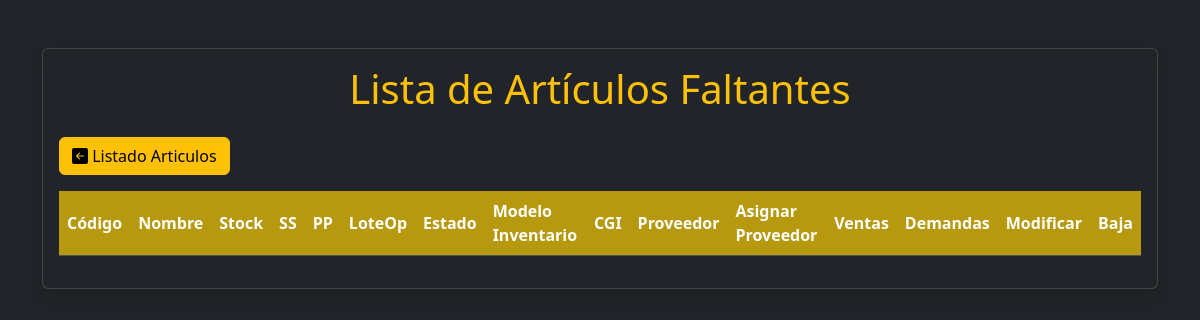
Before: /lista_articulos_faltantes/ with the older database file.
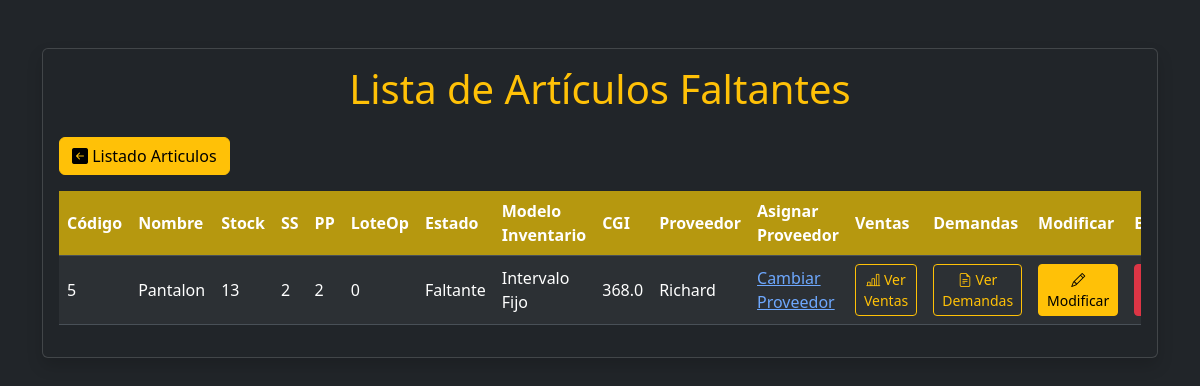
After: the same page with the newer database file.
### stock/models.py (models this page shows)
class Articulo(models.Model):
    codArticulo = models.AutoField(primary_key=True)
    fechaAltaArticulo = models.DateField(auto_now_add=True)
    fechaBajaArticulo = models.DateField(null=True, blank=True)
    nombreArticulo = models.CharField(max_length=30)
    stockArticulo = models.IntegerField()
    puntoPedido = models.IntegerField(default=0)
    stockSeguridad = models.IntegerField(default=0)
    loteOptimo = models.IntegerField(default=0)
    cgi = models.FloatField(default=0)
    cantidasIntervaloFijo = models.IntegerField(default=0)
    estado = models.ForeignKey(EstadoArticulo, on_delete=models.CASCADE, related_name='articulos')
    modeloInventario = models.ForeignKey(ModeloInventario, on_delete=models.CASCADE, related_name="articulos")
    proveedor = models.ForeignKey(Proveedor, on_delete=models.CASCADE, related_name='articulos', null=True)
    metodo = models.TextField(default="", null=True, blank=True)
    prediccion_predeterminada = models.ForeignKey('Prediccion_Demanda', on_delete=models.SET_NULL, related_name='articulos_predeterminados', null=True, blank=True)

class EstadoArticulo(models.Model):
    codEA = models.AutoField(primary_key=True)
    nombreEA = models.CharField(max_length=30,null=False)
    fechaHoraBajaEA = models.DateField(null=True, blank=True)

class ModeloInventario(models.Model):
    codMI = models.AutoField(primary_key=True)
    nombreMI = models.CharField(max_length=30,null=False)

class Proveedor(models.Model):
    codProveedor = models.AutoField(primary_key=True)
    fechaBajaProveedor = models.DateField(null=True, blank=True)
    nombreProveedor = models.CharField(null=False, blank=False, max_length=30)
    diasDeDemora = models.IntegerField(null=False, blank=False)
    precioXunidad = models.FloatField(null=False, blank=False)
    costo_pedido = models.FloatField(null=False, blank=False)

### stock/views.py (the view)
# urls.py: path('lista_articulos_faltantes/', ListaArticulosFaltantes.as_view(), name='lista_articulos_faltantes'),
class ListaArticulosFaltantes(ListView):
    model = Articulo
    template_name = 'listar_articulos_faltantes.html'
    context_object_name = 'articulos'
    def get_queryset(self):
        return Articulo.objects.filter(fechaBajaArticulo__isnull=True, estado__nombreEA='Faltante')

### stock/Templates/listar_articulos_faltantes.html (shortened to what the changed rows need)
<!DOCTYPE html>
<html lang="en" data-bs-theme="dark">
<head>
    <link href="https://cdn.jsdelivr.net/npm/bootstrap@5.3.3/dist/css/bootstrap.min.css" rel="stylesheet"
>
    <link rel="stylesheet" href="https://cdn.jsdelivr.net/npm/bootstrap-icons@1.11.3/font/bootstrap-icons.min.css">
</head>
<body>
    <div class="container mt-5">
        <div class="card shadow">
            <div class="card-body">
                <h1 class="card-title mb-4 text-center text-warning">Lista de Artículos Faltantes</h1>
                <div class="table-responsive">
                    <table class="table table-striped table-hover">
                        <thead>
                            <tr>
                                <th scope="col" style="background-color: rgba(221, 182, 9, 0.795);">Código</th>
                                <th scope="col" style="background-color: rgba(221, 182, 9, 0.795);">Nombre</th>
                                <th scope="col" style="background-color: rgba(221, 182, 9, 0.795);">Stock</th>
                                <th scope="col" style="background-color: rgba(221, 182, 9, 0.795);">SS</th>
                                <th scope="col" style="background-color: rgba(221, 182, 9, 0.795);">PP</th>
                                <th scope="col" style="background-color: rgba(221, 182, 9, 0.795);">LoteOp</th>
                                <th scope="col" style="background-color: rgba(221, 182, 9, 0.795);">Estado</th>
                                <th scope="col" style="background-color: rgba(221, 182, 9, 0.795);">Modelo Inventario</th>
                                <th scope="col" style="background-color: rgba(221, 182, 9, 0.795);">CGI</th>
                                <th scope="col" style="background-color: rgba(221, 182, 9, 0.795);">Proveedor</th>
                                <th scope="col" style="background-color: rgba(221, 182, 9, 0.795);">Asignar Proveedor</th>
                                <th scope="col" style="background-color: rgba(221, 182, 9, 0.795);">Ventas</th>
                                <th scope="col" style="background-color: rgba(221, 182, 9, 0.795);">Demandas</th>
                                <th scope="col" style="background-color: rgba(221, 182, 9, 0.795);">Modificar</th>
                                <th scope="col" style="background-color: rgba(221, 182, 9, 0.795);">Baja</th>
                            </tr>
                        </thead>
                        <tbody>
                            {% for articulo in articulos %}
                            <tr>
                                <td>{{ articulo.codArticulo }}</td>
                                <td>{{ articulo.nombreArticulo }}</td>
                                <td>{{ articulo.stockArticulo }}</td>
                                <td>{{ articulo.stockSeguridad }}</td>
                                <td>{{ articulo.puntoPedido }}</td>
                                <td>{{ articulo.loteOptimo }}</td>
                                <td>{{ articulo.estado.nombreEA }}</td>
                                <td>{{ articulo.modeloInventario.nombreMI }}</td>
                                <td>{{ articulo.cgi }}</td>
                                <td>{{ articulo.proveedor.nombreProveedor }}</td>
                                <td><a href="{% url 'asignar_proveedor' articulo.pk %}">Cambiar Proveedor</a></td>
                                <td><a href="{% url 'ventas_articulo' articulo.pk %}" class="btn btn-outline-warning btn-sm"><i class="bi bi-bar-chart-line"></i> Ver Ventas</a></td>
                                <td><a href="{% url 'demandas_articulo' articulo.pk %}" class="btn btn-outline-warning btn-sm"><i class="bi bi-file-earmark-text"></i> Ver Demandas</a></td>
                                <td><a href="{% url 'modificar_articulo' articulo.pk %}" class="btn btn-warning btn-sm"><i class="bi bi-pencil"></i> Modificar</a></td>
                                <td>
                                    <form method="post" action="{% url 'baja_articulo' articulo.pk %}">
                                        <button onclick="return confirm('¿Estás seguro de que deseas dar de baja este artículo?');" type="submit" class="btn btn-danger btn-sm"> Baja</button>
                                    </form>
                                </td>
                            </tr>
                            {% endfor %}
                        </tbody>
                    </table>
                </div>
            </div>
        </div>
    </div>
</body>
</html>

Changed rows visible on the page:
now on this page (row edited): Articulo: codArticulo "5", nombreArticulo "Pantalon", stockArticulo "13", stockSeguridad "2", puntoPedido "2", loteOptimo "0", estado.nombreEA "Faltante", modeloInventario.nombreMI "Intervalo Fijo", cgi "368.0", proveedor.nombreProveedor "Richard"
